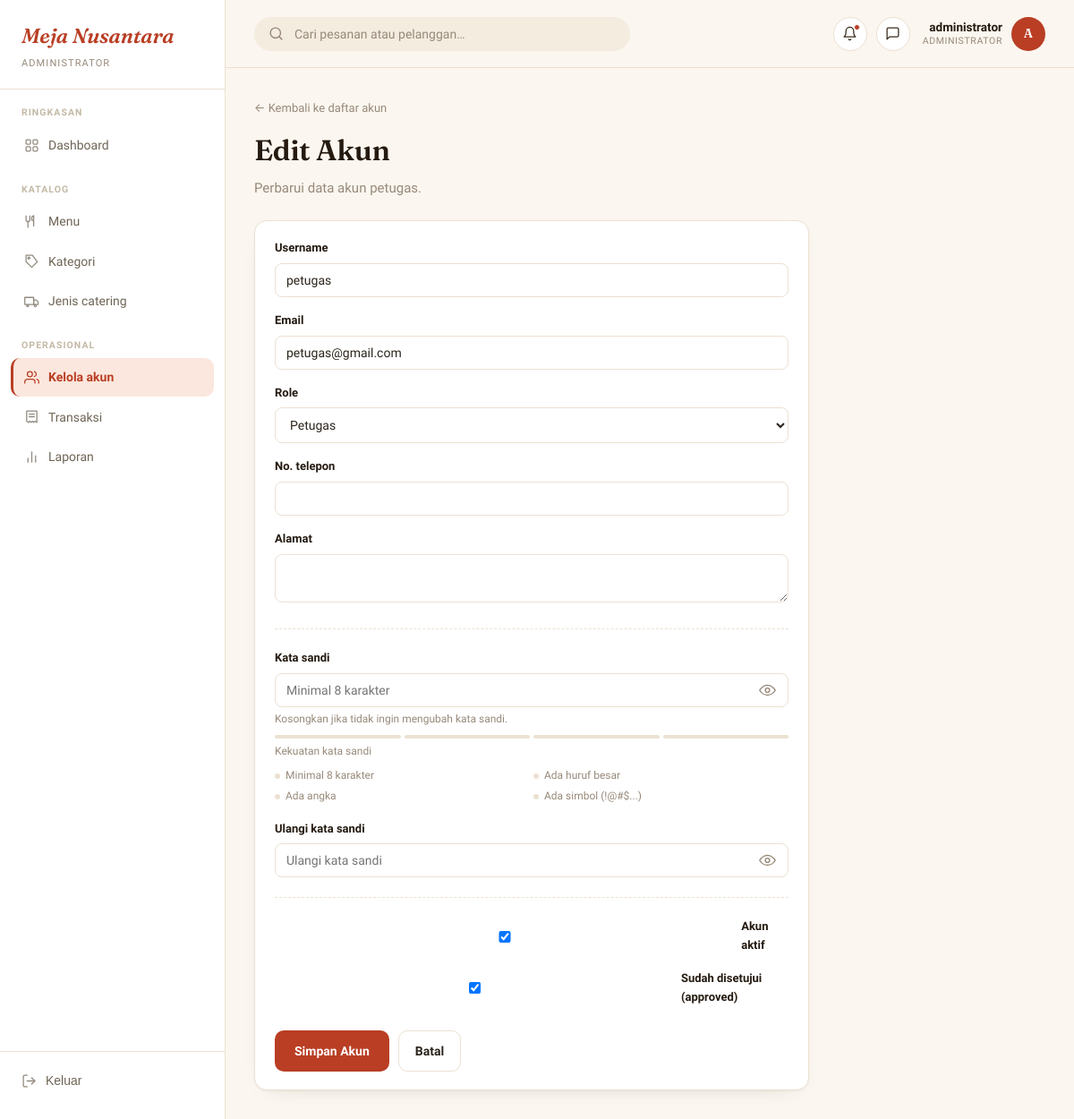
The page /admin-panel/akun/2/edit/ (signed in) on the database its author committed.
### administrator/models.py (models this page shows, shortened)
class User(AbstractUser):
    class Role(models.TextChoices):
        ADMINISTRATOR = 'administrator', 'Administrator'
        petugas = 'petugas', 'petugas'
        PELANGGAN = 'pelanggan', 'Pelanggan'
    role = models.CharField(max_length=20, choices=Role.choices, default=Role.PELANGGAN)
    is_approved = models.BooleanField(
        default=False,
        help_text="Khusus role pelanggan. True jika registrasi sudah disetujui petugas."
    )
    approved_by = models.ForeignKey(
        'self', on_delete=models.SET_NULL, null=True, blank=True,
        related_name='approved_users', limit_choices_to={'role': 'petugas'}
    )
    approved_at = models.DateTimeField(null=True, blank=True)
    no_telepon = models.CharField(max_length=20, blank=True)
    alamat = models.TextField(blank=True)

### administrator/views.py (the view)
# urls.py: path('akun/<int:pk>/edit/', views.akun_form, name='akun_edit'),
@role_required('administrator')
def akun_form(request, pk=None):
    instance = get_object_or_404(User, pk=pk) if pk else None
    if instance and instance.role == User.Role.ADMINISTRATOR:
        messages.error(request, "Akun administrator tidak bisa diedit lewat halaman ini.")
        return redirect('administrator:akun_list')
    if request.method == 'POST':
        form = AkunForm(request.POST, instance=instance)
        if form.is_valid():
            form.save()
            messages.success(request, "Akun berhasil disimpan.")
            return redirect('administrator:akun_list')
    else:
        form = AkunForm(instance=instance)
    return render(request, 'administrator/akun_form.html', {'form': form, 'instance': instance})

### administrator/forms.py (shortened to what this page needs)
class AkunForm(forms.ModelForm):
    password1 = forms.CharField(
        label="Kata sandi",
        widget=forms.PasswordInput(attrs={'autocomplete': 'new-password', 'placeholder': 'Minimal 8 karakter'}),
        required=False,
        help_text="Kosongkan jika tidak ingin mengubah kata sandi.",
    )
    password2 = forms.CharField(
        label="Ulangi kata sandi",
        widget=forms.PasswordInput(attrs={'autocomplete': 'new-password', 'placeholder': 'Ulangi kata sandi'}),
        required=False,
    )
    class Meta:
        model = User
        fields = ['username', 'email', 'role', 'no_telepon', 'alamat', 'is_active', 'is_approved']
        widgets = {
            'alamat': forms.Textarea(attrs={'rows': 2}),
        }
    def __init__(self, *args, **kwargs):
        super().__init__(*args, **kwargs)
        self.fields['role'].choices = [
            (User.Role.petugas, 'Petugas'),
            (User.Role.PELANGGAN, 'Pelanggan'),
        ]
        if not self.instance.pk:
            self.fields['password1'].required = True
            self.fields['password2'].required = True
            self.fields['password1'].help_text = ""

### templates/administrator/akun_form.html (shortened to what this page needs)
{% extends "base.html" %}
{% block brand_sub %}Administrator{% endblock %}
{% block topbar_role %}Administrator{% endblock %}
{% block sidebar_nav %}
<div class="nav-group">
  <div class="nav-label">Ringkasan</div>
  <a class="nav-link" href="{% url 'administrator:dashboard' %}">
    Dashboard
  </a>
</div>
<div class="nav-group">
  <div class="nav-label">Katalog</div>
  <a class="nav-link" href="{% url 'administrator:menu_list' %}">
    <svg viewBox="0 0 24 24" fill="none" stroke="currentColor" stroke-width="1.8" stroke-linecap="round" stroke-linejoin="round"><path d="M3 3v7c0 1 1 2 2 2h2c1 0 2-1 2-2V3"/><path d="M6 12v9"/><path d="M15 3c-1.5 0-3 1.5-3 4v3h3v9"/><path d="M15 3v6"/></svg>
    Menu
  </a>
  <a class="nav-link" href="{% url 'administrator:kategori_list' %}">
    <svg viewBox="0 0 24 24" fill="none" stroke="currentColor" stroke-width="1.8" stroke-linecap="round" stroke-linejoin="round"><path d="M20.59 13.41 12 22l-9-9V3h10z"/><circle cx="7.5" cy="7.5" r="1.5"/></svg>
    Kategori
  </a>
  <a class="nav-link" href="{% url 'administrator:jenis_catering_list' %}">
    <svg viewBox="0 0 24 24" fill="none" stroke="currentColor" stroke-width="1.8" stroke-linecap="round" stroke-linejoin="round"><rect x="1" y="6" width="14" height="11"/><path d="M15 10h4l3 3v4h-7z"/><circle cx="5.5" cy="19" r="1.6"/><circle cx="17.5" cy="19" r="1.6"/></svg>
    Jenis catering
  </a>
</div>
<div class="nav-group">
  <div class="nav-label">Operasional</div>
  <a class="nav-link active" href="{% url 'administrator:akun_list' %}">
    <svg viewBox="0 0 24 24" fill="none" stroke="currentColor" stroke-width="1.8" stroke-linecap="round" stroke-linejoin="round"><path d="M17 21v-2a4 4 0 0 0-4-4H5a4 4 0 0 0-4 4v2"/><circle cx="9" cy="7" r="4"/><path d="M23 21v-2a4 4 0 0 0-3-3.87"/><path d="M16 3.13a4 4 0 0 1 0 7.75"/></svg>
    Kelola akun
  </a>
  <a class="nav-link" href="{% url 'administrator:transaksi_list' %}">
    <svg viewBox="0 0 24 24" fill="none" stroke="currentColor" stroke-width="1.8" stroke-linecap="round" stroke-linejoin="round"><path d="M4 3h16v18l-3-2-2 2-2-2-2 2-2-2-2 2-3-2z"/><line x1="8" y1="8" x2="16" y2="8"/><line x1="8" y1="12" x2="16" y2="12"/></svg>
    Transaksi
  </a>
  <a class="nav-link" href="{% url 'administrator:laporan' %}">
    <svg viewBox="0 0 24 24" fill="none" stroke="currentColor" stroke-width="1.8" stroke-linecap="round" stroke-linejoin="round"><line x1="18" y1="20" x2="18" y2="10"/><line x1="12" y1="20" x2="12" y2="4"/><line x1="6" y1="20" x2="6" y2="14"/></svg>
    Laporan
  </a>
</div>
{% endblock %}
{% block content %}
<div style="max-width: 620px;">
  <a href="{% url 'administrator:akun_list' %}" style="font-size: 13px; color: var(--text-muted);">&larr; Kembali ke daftar akun</a>
  <h1 style="margin-top: 10px;">{% if instance %}Edit Akun{% else %}Tambah Akun Baru{% endif %}</h1>
  <p style="color: var(--text-muted); margin-top: -8px; margin-bottom: 24px;">
    {% if instance %}Perbarui data akun {{ instance.username }}.{% else %}Buat akun petugas atau pelanggan secara langsung.{% endif %}
  </p>
  <form method="post" class="ticket" novalidate>
    <div class="ticket-body">
      <div class="field">
        <label for="{{ form.username.id_for_label }}">Username</label>
        {{ form.username }}
      </div>
      <div class="field">
        <label for="{{ form.email.id_for_label }}">Email</label>
        {{ form.email }}
      </div>
      <div class="field">
        <label for="{{ form.role.id_for_label }}">Role</label>
        {{ form.role }}
      </div>
      <div class="field">
        <label for="{{ form.no_telepon.id_for_label }}">No. telepon</label>
        {{ form.no_telepon }}
      </div>
      <div class="field">
        <label for="{{ form.alamat.id_for_label }}">Alamat</label>
        {{ form.alamat }}
      </div>
      <hr style="border: none; border-top: 1px dashed var(--border); margin: 22px 0;">
      <div class="field">
        <label for="id_password1">Kata sandi</label>
        <div class="password-field">
          {{ form.password1 }}
          <button type="button" class="password-toggle" data-toggle-for="id_password1" aria-label="Tampilkan kata sandi">
            <svg class="icon-eye" viewBox="0 0 24 24" fill="none" stroke="currentColor" stroke-width="1.8" stroke-linecap="round" stroke-linejoin="round">
              <path d="M1 12s4-7 11-7 11 7 11 7-4 7-11 7-11-7-11-7z"></path>
              <circle cx="12" cy="12" r="3"></circle>
            </svg>
          </button>
        </div>
        {% if form.password1.help_text %}<div style="font-size: 12px; color: var(--text-muted); margin-top: 4px;">{{ form.password1.help_text }}</div>{% endif %}
        <div class="strength-meter" id="strength-meter">
          <div class="strength-bar" data-level="1"></div>
          <div class="strength-bar" data-level="2"></div>
          <div class="strength-bar" data-level="3"></div>
          <div class="strength-bar" data-level="4"></div>
        </div>
        <div class="strength-label" id="strength-label">Kekuatan kata sandi</div>
        <ul class="strength-checklist" id="strength-checklist">
          <li data-rule="length">Minimal 8 karakter</li>
          <li data-rule="upper">Ada huruf besar</li>
          <li data-rule="number">Ada angka</li>
          <li data-rule="symbol">Ada simbol (!@#$...)</li>
        </ul>
      </div>
      <div class="field">
        <label for="id_password2">Ulangi kata sandi</label>
        <div class="password-field">
          {{ form.password2 }}
          <button type="button" class="password-toggle" data-toggle-for="id_password2" aria-label="Tampilkan kata sandi">
            <svg class="icon-eye" viewBox="0 0 24 24" fill="none" stroke="currentColor" stroke-width="1.8" stroke-linecap="round" stroke-linejoin="round">
              <path d="M1 12s4-7 11-7 11 7 11 7-4 7-11 7-11-7-11-7z"></path>
              <circle cx="12" cy="12" r="3"></circle>
            </svg>
          </button>
        </div>
      </div>
      <hr style="border: none; border-top: 1px dashed var(--border); margin: 22px 0;">
      <div class="field" style="display:flex; align-items:center; gap: 8px;">
        {{ form.is_active }}
        <label for="{{ form.is_active.id_for_label }}" style="margin:0;">Akun aktif</label>
      </div>
      <div class="field" style="display:flex; align-items:center; gap: 8px;">
        {{ form.is_approved }}
        <label for="{{ form.is_approved.id_for_label }}" style="margin:0;">Sudah disetujui (approved)</label>
      </div>
      <div style="display:flex; gap: 10px; margin-top: 26px;">
        <button type="submit" class="btn btn-primary">Simpan Akun</button>
        <a href="{% url 'administrator:akun_list' %}" class="btn btn-ghost">Batal</a>
      </div>
    </div>
  </form>
</div>
{% endblock %}

### templates/base.html (shortened to what this page needs)
{% load static %}
<!DOCTYPE html>
<html lang="id">
<head>
<link rel="stylesheet" href="{% static 'css/main.css' %}">
</head>
<body>
<div class="app-shell">
  <aside class="sidebar">
    <div class="brand">
      <div class="brand-mark">Meja Nusantara</div>
      <div class="brand-sub">{% block brand_sub %}Panel{% endblock %}</div>
    </div>
    {% block sidebar_nav %}{% endblock %}
    <div class="sidebar-bottom">
      <form method="post" action="{% url 'pelanggan:logout' %}">
        <button type="submit" class="nav-link" style="width:100%; background:none; border:none; text-align:left; cursor:pointer;">
          <svg viewBox="0 0 24 24" fill="none" stroke="currentColor" stroke-width="1.8" stroke-linecap="round" stroke-linejoin="round"><path d="M9 21H5a2 2 0 0 1-2-2V5a2 2 0 0 1 2-2h4"/><polyline points="16 17 21 12 16 7"/><line x1="21" y1="12" x2="9" y2="12"/></svg>
          Keluar
        </button>
      </form>
    </div>
  </aside>
  <div class="main-col">
    <header class="topbar">
      <div class="topbar-search">
        <svg viewBox="0 0 24 24" fill="none" stroke="currentColor" stroke-width="2" stroke-linecap="round" stroke-linejoin="round"><circle cx="11" cy="11" r="8"/><line x1="21" y1="21" x2="16.65" y2="16.65"/></svg>
        <input type="text" placeholder="Cari pesanan atau pelanggan…">
      </div>
      <div class="topbar-actions">
        <button type="button" class="icon-btn" aria-label="Notifikasi">
          <svg viewBox="0 0 24 24" fill="none" stroke="currentColor" stroke-width="1.8" stroke-linecap="round" stroke-linejoin="round"><path d="M18 8a6 6 0 1 0-12 0c0 7-3 9-3 9h18s-3-2-3-9"/><path d="M13.73 21a2 2 0 0 1-3.46 0"/></svg>
          <span class="dot"></span>
        </button>
        <button type="button" class="icon-btn" aria-label="Pesan">
          <svg viewBox="0 0 24 24" fill="none" stroke="currentColor" stroke-width="1.8" stroke-linecap="round" stroke-linejoin="round"><path d="M21 15a2 2 0 0 1-2 2H7l-4 4V5a2 2 0 0 1 2-2h14a2 2 0 0 1 2 2z"/></svg>
        </button>
        <div class="topbar-user">
          <div class="topbar-user-text">
            <div class="topbar-user-name">{{ request.user.username }}</div>
            <div class="topbar-user-role">{% block topbar_role %}Panel{% endblock %}</div>
          </div>
          <div class="avatar">{{ request.user.username|slice:":1"|upper }}</div>
        </div>
      </div>
    </header>
    <main class="content">
      {% block content %}{% endblock %}
    </main>
  </div>
</div>
</body>
</html>

### rows shown on the page
User: user.username "administrator", user.username "A"
User: username "petugas", email "petugas@gmail.com", role "Petugas", is_active "☑", is_approved "☑"
